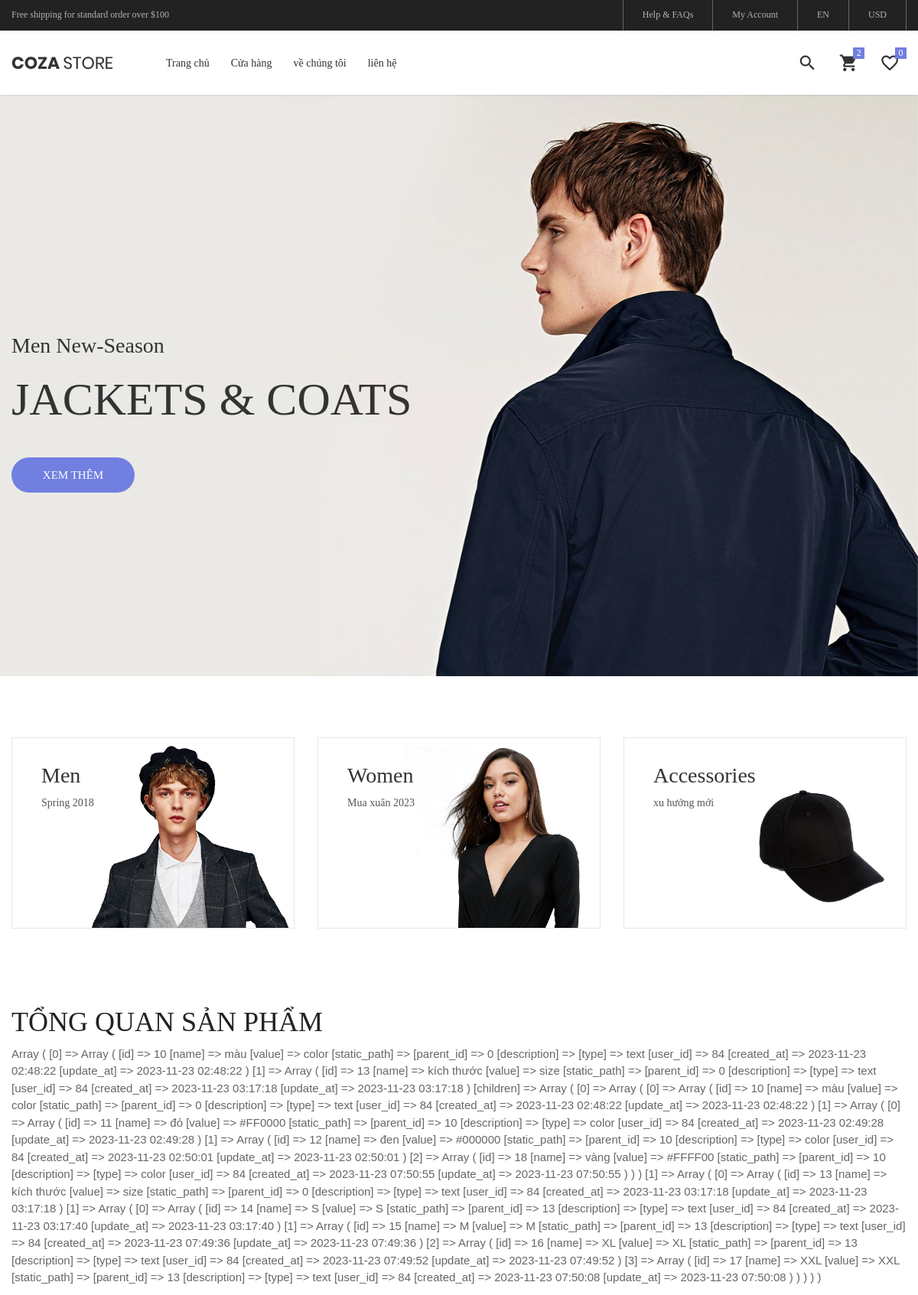
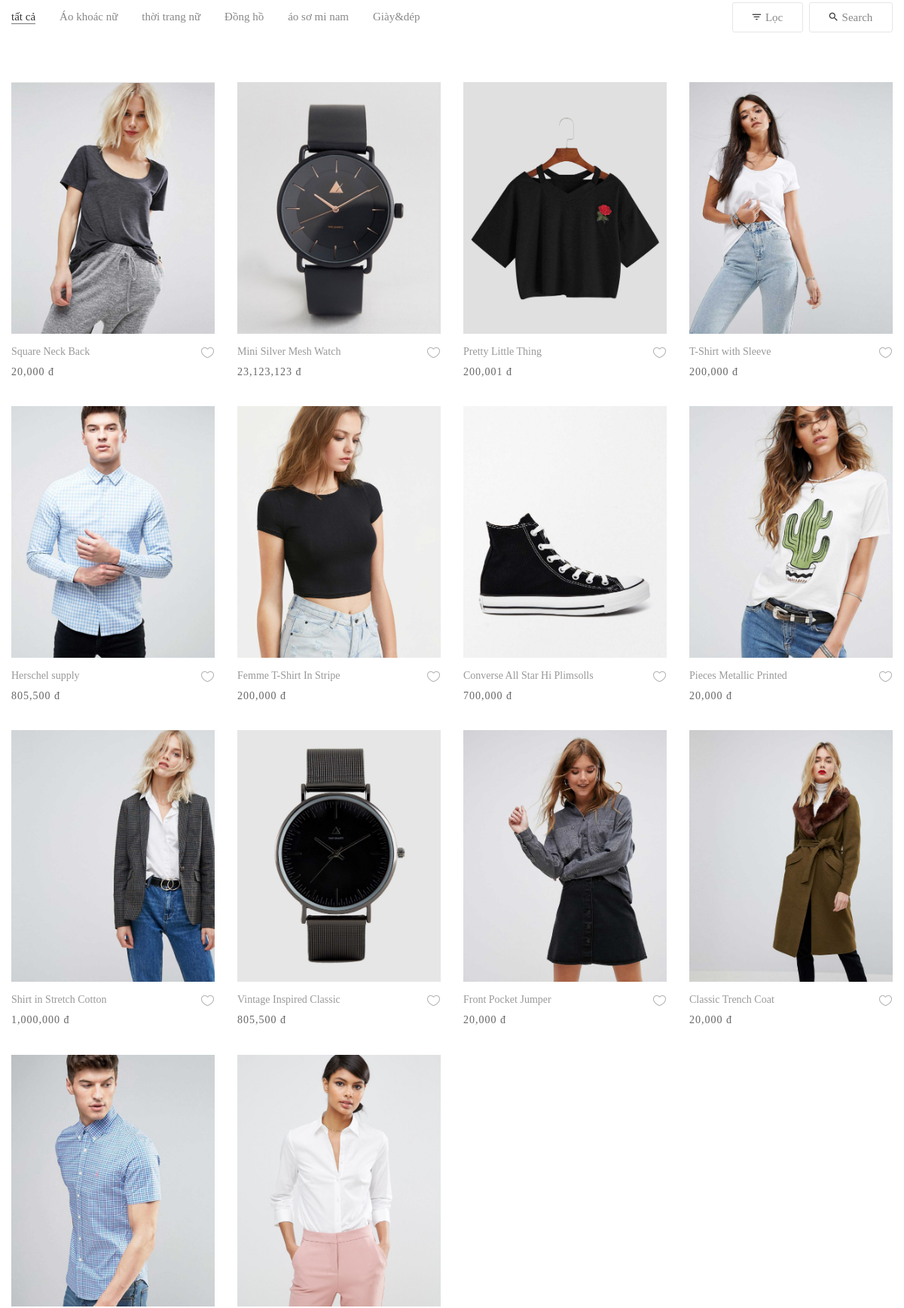
The page / (upper part) on the database its author committed (2 pictures, top to bottom).
### tables this page shows
CREATE TABLE `menus` (
  `id` bigint(20) NOT NULL,
  `name` varchar(255) NOT NULL,
  `url` varchar(255) DEFAULT NULL,
  `parent_id` bigint(20) DEFAULT 0,
  `description` varchar(255) DEFAULT NULL,
  `user_id` bigint(20) NOT NULL,
  `created_at` timestamp NULL DEFAULT current_timestamp(),
  `update_at` timestamp NULL DEFAULT current_timestamp()
);

CREATE TABLE `slider` (
  `id` int(11) NOT NULL,
  `name` varchar(255) NOT NULL,
  `url` varchar(255) NOT NULL,
  `images` varchar(255) NOT NULL,
  `user_id` bigint(20) NOT NULL,
  `created_at` timestamp NOT NULL DEFAULT current_timestamp(),
  `update_at` timestamp NOT NULL DEFAULT current_timestamp(),
  `sub_title` varchar(255) DEFAULT NULL
);

CREATE TABLE `banner` (
  `id` int(11) NOT NULL,
  `name` varchar(255) NOT NULL,
  `url` varchar(255) NOT NULL,
  `images` varchar(255) NOT NULL,
  `user_id` bigint(20) NOT NULL,
  `banner_group_id` bigint(20) DEFAULT NULL,
  `created_at` timestamp NULL DEFAULT current_timestamp(),
  `update_at` timestamp NULL DEFAULT current_timestamp(),
  `sub_title` varchar(255) DEFAULT NULL
);

CREATE TABLE `category` (
  `id` bigint(20) NOT NULL,
  `name` varchar(255) NOT NULL,
  `parent_id` bigint(20) DEFAULT 0,
  `created_at` timestamp NULL DEFAULT current_timestamp(),
  `update_at` timestamp NULL DEFAULT current_timestamp(),
  `deleted_at` timestamp NULL DEFAULT NULL,
  `user_id` bigint(20) NOT NULL
);

CREATE TABLE `products` (
  `id` bigint(20) NOT NULL,
  `name` varchar(255) NOT NULL,
  `user_id` bigint(20) NOT NULL,
  `description` varchar(255) DEFAULT NULL,
  `price` bigint(20) NOT NULL,
  `count_likes` bigint(20) DEFAULT 0,
  `count_comments` bigint(20) DEFAULT 0,
  `category_id` bigint(20) NOT NULL,
  `count_views` bigint(20) DEFAULT 0,
  `count_buy` bigint(20) DEFAULT 0,
  `created_at` timestamp NULL DEFAULT current_timestamp(),
  `updated_at` datetime DEFAULT current_timestamp(),
  `delete_at` int(11) DEFAULT NULL,
  `feature_image` varchar(255) DEFAULT NULL,
  `quantity` bigint(20) DEFAULT 0,
  `discount` bigint(20) NOT NULL
);

### views/view.php (called while the page is built, shortened)
<?php
function View($view = [], $data = [])
{
    extract($data);
    return require(is_array($view) ? $layout . '.php' : $view . '.php');
}

### index.php (called while the page is built, shortened)
<?php
$controller = 'site';
$url = "Controller/$controller" . "Controller.php";
file_exists($url) ? require_once $url : View('error/404');

### Model/Query.php (called while the page is built, shortened)
<?php
require_once 'PDO.php';
class Query extends PDOConnect
{
    private $sql = '';
    private $table = '';
    private $where = '';
    function select($column = '*')
    {
        $columnName = '';
        if (is_array($column)) {
            $index = 0;
            foreach ($column as $key => $value) {
                gettype($key) == 'string' ? $columnName .=  $key . ' as ' . $value : $columnName .= $value;
                if ($index < count($column) - 1) $columnName .= ' , ';
                $index++;
            }
        } else {
            $columnName = $column;
        }
        $this->sql = "SELECT $columnName FROM $this->table " .  $this->sql;
        return $this;
    }
    function table($table)
    {
        $this->table = $table;
        return $this;
    }
    function where($field, $compare, $value = '')
    {
        if ($this->where !== '') {
            $this->sql  .= " AND $field $compare  '$value' ";
        } else {
            $this->where .= " WHERE $field $compare  " . (isset($value) ? "'" . $value . "'" : '') . "";
            $this->sql .= $this->where;
        }
        return $this;
    }
    function whereIn($field, $data = [])
    {
        if ($this->where !== '') {
            $this->sql  .= " AND $field IN (" . implode(',', $data) . ")";
        } else {
            $this->where .= " WHERE $field IN (" . implode(',', $data) . ")";
            $this->sql .= $this->where;
        }
        return $this;
    }
    function orderBy($column, $direction = 'DESC')
    {
        $column = is_array($column) ? join(',', $column) : $column;
        $this->sql .= " ORDER BY " . $column . " " . $direction;
        return $this;
    }
    function limit($limit)
    {
        $this->sql .= " LIMIT  $limit";
        return $this;
    }
    function groupBy($column)
    {
        $this->sql .= " GROUP BY $column";
        return $this;
    }
    function join($tableJoin, $foreignKey, $primaryKey = 'id', $location = 'INNER', $table1 = '', $table2 = '')
    {
        $foreignKey = isset($table1) && $table1 != '' ? "$table1.$foreignKey" : "$this->table.$foreignKey";
        $primaryKey = isset($table2) && $table2 != '' ? "$table2.$primaryKey " : "$tableJoin.$primaryKey";
        $this->sql .= " $location JOIN $tableJoin ON $foreignKey = $primaryKey";
        return $this;
    }
    function all()
    {
        try {
            $data = parent::query($this->sql)->fetchAll(PDO::FETCH_ASSOC);
            $this->sql = '';
            $this->where = '';
            return $data;
        } catch (Exception $e) {
            return $e->getMessage();
        }
    }
    function first()
    {
        $stml = parent::query($this->sql);
        $this->sql = '';
        $this->where = '';
        return $stml->fetch(PDO::FETCH_ASSOC);
    }
}

### Model/PDO.php (called while the page is built, shortened)
<?php
class PDOConnect
{
    protected $hot_name = "localhost";
    protected $username = "root";
    protected $password = "";
    protected $database_name = "duanmau";
    protected $db;
    function __construct()
    {
        try {
            $conn = new PDO("mysql:host=$this->hot_name;dbname=$this->database_name", $this->username, $this->password);
            $conn->setAttribute(PDO::ATTR_ERRMODE, PDO::ERRMODE_EXCEPTION);
            $this->db = $conn;
        } catch (PDOException $e) {
            echo "Connection failed: " . $e->getMessage();
        }
    }
    function query($sql)
    {
        $sql_args = array_slice(func_get_args(), 1);
        try {
            $stml = $this->db->prepare($sql);
            $stml->execute($sql_args);
            return $stml;
        } catch (PDOException $e) {
            echo $e->getMessage() . "\n $sql";
            die;
        }
    }
}

### views/components/product/product-cart.php (the view, shortened to what this page needs)
<div class="col-sm-6 col-md-4 col-lg-3 p-b-35 isotope-item category-<?= $category_id ?>">
    <div class="block2">
        <div class="block2-pic hov-img0">
            <img src="<?= $feature_image ?>" alt="IMG-PRODUCT">
        </div>
        <div class="block2-txt flex-w flex-t p-t-14">
            <div class="block2-txt-child1 flex-col-l ">
                <a href="?controller=shop&action=detail&id=<?= $id ?>" class="stext-104 cl4 hov-cl1 trans-04 js-name-b2 p-b-6">
                    <?= $name ?>
                </a>
                <span class="stext-105 cl3">
                    <?= number_format($price)  ?> đ
                </span>
            </div>
            <div class="block2-txt-child2 flex-r p-t-3">
                <a href="#" class="btn-addwish-b2 dis-block pos-relative js-addwish-b2">
                    <img class="icon-heart1 dis-block trans-04" src="public/assets/images/icons/icon-heart-01.png" alt="ICON">
                </a>
            </div>
        </div>
    </div>
</div>

### views/components/header/header-default-web.php (shortened to what this page needs)
<?php
$query = new Query();
$menu = $query->table('menus')->select('*')->where('parent_id', '=', 0)->all();
?>
<header class="header-v4">
    <div class="container-menu-desktop">
        <div class="top-bar">
            <div class="content-topbar flex-sb-m h-full container">
                <div class="left-top-bar">
                    Free shipping for standard order over $100
                </div>
                <div class="right-top-bar flex-w h-full">
                    <a href="#" class="flex-c-m trans-04 p-lr-25">
                        Help & FAQs
                    </a>
                    <a href="#" class="flex-c-m trans-04 p-lr-25">
                        My Account
                    </a>
                    <a href="#" class="flex-c-m trans-04 p-lr-25">
                        EN
                    </a>
                    <a href="#" class="flex-c-m trans-04 p-lr-25">
                        USD
                    </a>
                </div>
            </div>
        </div>
        <div class="wrap-menu-desktop how-shadow1">
            <nav class="limiter-menu-desktop container">
                <a href="#" class="logo">
                    <img src="public/assets/images/icons/logo-01.png" alt="IMG-LOGO">
                </a>
                <div class="menu-desktop">
                    <ul class="main-menu">
                        <?php if (!empty($menu) && count($menu) > 0) : ?>
                            <?php foreach ($menu as $value) : ?>
                                <li class="">
                                    <a href="<?= $value['url'] ?>"><?= $value['name'] ?></a>
                                </li>
                            <?php endforeach ?>
                        <?php endif ?>
                    </ul>
                </div>
                <div class="wrap-icon-header flex-w flex-r-m">
                    <div class="icon-header-item cl2 hov-cl1 trans-04 p-l-22 p-r-11 js-show-modal-search">
                        <i class="zmdi zmdi-search"></i>
                    </div>
                    <div class="icon-header-item cl2 hov-cl1 trans-04 p-l-22 p-r-11 icon-header-noti js-show-cart" data-notify="2">
                        <i class="zmdi zmdi-shopping-cart"></i>
                    </div>
                    <a href="#" class="icon-header-item cl2 hov-cl1 trans-04 p-l-22 p-r-11 icon-header-noti" data-notify="0">
                        <i class="zmdi zmdi-favorite-outline"></i>
                    </a>
                </div>
            </nav>
        </div>
    </div>
</header>

### views/components/slider.php
<?php
$query = new Query();
$slider = $query->table('slider')->select()->all();
?>
<section class="section-slide">
    <div class="wrap-slick1">
        <div class="slick1">
            <?php if (isset($slider) && count($slider) > 0) : ?>
                <?php foreach ($slider as $key => $value) : ?>
                    <div class="item-slick1" style="background-image: url(<?= $value['images'] ?>);">
                        <div class="container h-full">
                            <div class="flex-col-l-m h-full p-t-100 p-b-30 respon5">
                                <div class="layer-slick1 animated visible-false" data-appear="fadeInDown" data-delay="0">
                                    <span class="ltext-101 cl2 respon2">
                                        <?= $value['sub_title'] ?>
                                    </span>
                                </div>
                                <div class="layer-slick1 animated visible-false" data-appear="fadeInUp" data-delay="800">
                                    <h2 class="ltext-201 cl2 p-t-19 p-b-43 respon1">
                                        <?= $value['name'] ?>
                                    </h2>
                                </div>
                                <div class="layer-slick1 animated visible-false" data-appear="zoomIn" data-delay="1600">
                                    <a href=" <?= $value['url'] ?>" class="flex-c-m stext-101 cl0 size-101 bg1 bor1 hov-btn1 p-lr-15 trans-04">
                                        Xem thêm
                                    </a>
                                </div>
                            </div>
                        </div>
                    </div>
                <?php endforeach ?>
            <?php endif; ?>
        </div>
    </div>
</section>

### views/components/home/banner.php (shortened to what this page needs)
<?php
$query = new Query();
if (!empty($nameBannerGroup)) {
    $bannerGroup = $query->table('banner_group')->select()->where('name', '=', $nameBannerGroup)->first();
    $banner = $query->table('banner')->select()->where('banner_group_id', '=', $bannerGroup['id'])->all();
}
?>
<div class="sec-banner bg0 p-t-80 p-b-50">
    <div class="container">
        <div class="row">
            <?php if (!empty($banner) && count($banner) > 0) : ?>
                <?php foreach ($banner as $value) : ?>
                    <div class="col-md-6 col-xl-4 p-b-30 m-lr-auto">
                        <div class="block1 wrap-pic-w">
                            <img src="<?= $value['images'] ?>" alt="IMG-BANNER">
                            <a href="<?= $value['url'] ?>" class="block1-txt ab-t-l s-full flex-col-l-sb p-lr-38 p-tb-34 trans-03 respon3">
                                <div class="block1-txt-child1 flex-col-l">
                                    <span class="block1-name ltext-102 trans-04 p-b-8">
                                        <?= $value['name'] ?>
                                    </span>
                                    <span class="block1-info stext-102 trans-04">
                                        <?= $value['sub_title'] ?>
                                    </span>
                                </div>
                            </a>
                        </div>
                    </div>
                <?php endforeach; ?>
            <?php endif; ?>
        </div>
    </div>
</div>

### views/pages/site/home.php (shortened to what this page needs)
<?php View('components/slider') ?>
<?php View('components/home/banner', ['nameBannerGroup' => 'home-panner', ...$data]) ?>
<section class="bg0 p-t-23 p-b-140">
    <div class="container">
        <div class="p-b-10">
            <h3 class="ltext-103 cl5">
                TỔNG QUAN SẢN PHẨM
            </h3>
        </div>
        <div class="flex-w flex-sb-m p-b-52">
            <?php View('components/product/product-filter', ['category' => $category]) ?>
        </div>
        <div class="row isotope-grid">
            <?php if (!empty($products) && count($products) > 0) : ?>
                <?php foreach ($products as $value) : ?>
                    <?php View('components/product/product-cart', $value) ?>
                <?php endforeach ?>
            <?php endif ?>
        </div>
    </div>
</section>

### views/components/product/product-filter.php (shortened to what this page needs)
<?php
$query = new Query();
$attr = $query->table('attribute')->select()->where('parent_id', '=', 0)->all();
$attr['children'] = getChillAttr($attr);
function getChillAttr($attr)
{
    global $query;
    $arr = [];
    foreach ($attr as $key => $value) {
        $attrChill = $query->table('attribute')->select()->where('parent_id', '=', $value['id'])->all();
        if (count($attrChill) > 0) {
            array_push($arr, [$value, getChillAttr($attrChill)]);
        } else {
            array_push($arr, $value);
        }
    }
    return $arr;
}
print_r($attr);
?>
<div class="flex-w flex-l-m filter-tope-group m-tb-10">
    <button class="stext-106 cl6 hov1 bor3 trans-04 m-r-32 m-tb-5 how-active1" data-filter="*">
        tất cả
    </button>
    <?php if (!empty($category) && count($category) > 0) : ?>
        <?php foreach ($category as $value) : ?>
            <button class="stext-106 cl6 hov1 bor3 trans-04 m-r-32 m-tb-5" data-filter=".category-<?= $value['id'] ?>">
                <?= $value['name'] ?>
            </button>
        <?php endforeach ?>
    <?php endif ?>
</div>
<div class="flex-w flex-c-m m-tb-10">
    <div class="flex-c-m stext-106 cl6 size-104 bor4 pointer hov-btn3 trans-04 m-r-8 m-tb-4 js-show-filter">
        <i class="icon-filter cl2 m-r-6 fs-15 trans-04 zmdi zmdi-filter-list"></i>
        Lọc
    </div>
    <div class="flex-c-m stext-106 cl6 size-105 bor4 pointer hov-btn3 trans-04 m-tb-4 js-show-search">
        <i class="icon-search cl2 m-r-6 fs-15 trans-04 zmdi zmdi-search"></i>
        Search
    </div>
</div>
        <?php if (isset($attr) && count($attr) > 0) : ?>
            <?php foreach ($attr as $value) : ?>
                        <?php print_r($value['name'])  ?>
            <?php endforeach ?>
        <?php endif ?>

### rows shown on the page
menus: name "Trang chủ"
menus: name "Cửa hàng"
menus: name "về chúng tôi"
menus: name "liên hệ"
slider: images (picture), sub_title "Men New-Season", name "JACKETS & COATS"
banner: images (picture), name "Men", sub_title "Spring 2018"
banner: images (picture), name "Women", sub_title "Mua xuân 2023"
banner: images (picture), name "Accessories", sub_title "xu hướng mới"
category: name "Áo khoác nữ"
category: name "thời trang nữ"
category: name "Đồng hồ"
category: name "áo sơ mi nam"
category: name "Giày&dép"
products: feature_image (picture), name "Square Neck Back", price "20,000"
products: feature_image (picture), name "Mini Silver Mesh Watch", price "23,123,123"
products: feature_image (picture), name "Pretty Little Thing", price "200,001"
products: feature_image (picture), name "T-Shirt with Sleeve", price "200,000"
products: feature_image (picture), name "Herschel supply", price "805,500"
products: feature_image (picture), name "Femme T-Shirt In Stripe", price "200,000"
products: feature_image (picture), name "Converse All Star Hi Plimsolls", price "700,000"
products: feature_image (picture), name "Pieces Metallic Printed", price "20,000"
products: feature_image (picture), name "Shirt in Stretch Cotton", price "1,000,000"
products: feature_image (picture), name "Vintage Inspired Classic", price "805,500"
products: feature_image (picture), name "Front Pocket Jumper", price "20,000"
products: feature_image (picture), name "Classic Trench Coat", price "20,000"
products: feature_image (picture)
products: feature_image (picture)
